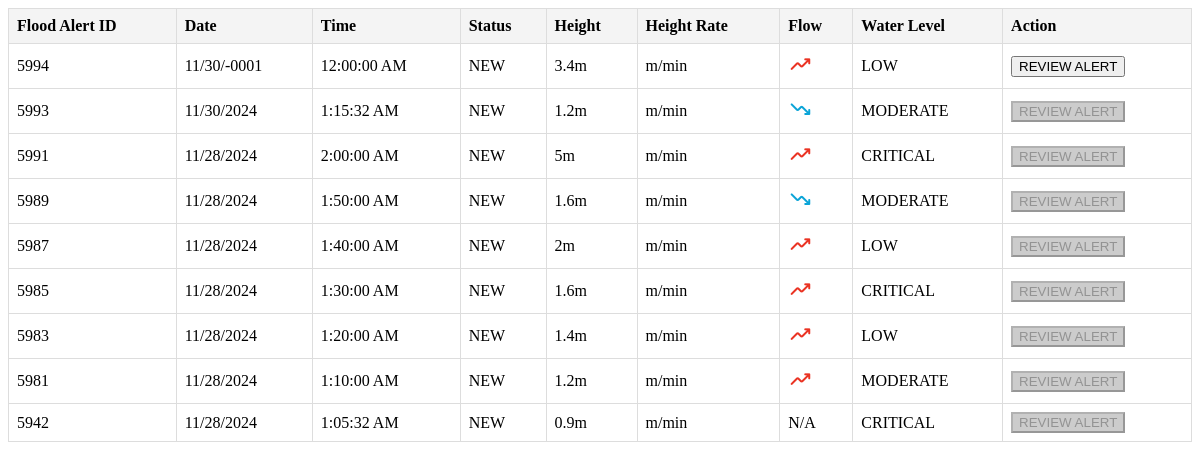
The page /flood_alerts1.php on the database its author committed.
### tables this page shows
CREATE TABLE `sensor_data` (
  `id` int(11) NOT NULL,
  `meters` float DEFAULT NULL,
  `rate` float NOT NULL,
  `timestamp` timestamp NOT NULL DEFAULT current_timestamp(),
  `alert_level` varchar(20) DEFAULT NULL,
  `status` enum('NEW','ENTRY') NOT NULL
);

### flood_alerts1.php (the view, shortened to what this page needs)
<?php
include 'db_conn.php';
$sql = "SELECT * FROM sensor_data WHERE status = 'NEW' ORDER BY id DESC, timestamp DESC;";
$result = $conn->query($sql);
?>
<!DOCTYPE html>
<html lang="en">
<head>
</head>
<body>
<?php
if ($result->num_rows > 0) {
    echo '<table>';
    echo '<thead>
            <tr>
                <th>Flood Alert ID</th>
                <th>Date</th>
                <th>Time</th>
                <th>Status</th>
                <th>Height</th>
                <th>Height Rate</th>
                <th>Flow</th>
                <th>Water Level</th>
                <th>Action</th>
            </tr>
          </thead>';
    echo '<tbody>';
    $rows = $result->fetch_all(MYSQLI_ASSOC);
    for ($i = 0; $i < count($rows); $i++) {
        $id = $rows[$i]['id'];
        $timestamp = $rows[$i]['timestamp'];
        $meters = $rows[$i]['meters'];
        $speed = $rows[$i]['speed'];
        $alert_level = $rows[$i]['alert_level'];
        $status = $rows[$i]['status'];
        $disabled = $i > 0 ? 'disabled' : '';
        $date = date("m/d/Y", strtotime($timestamp));
        $time = date("g:i:s A", strtotime($timestamp));
        $flow = 'N/A';
        if ($i < count($rows) - 1) {
            $nextMeters = $rows[$i + 1]['meters'];
            $flow = ($meters > $nextMeters)
                    ? '<span class="material-symbols-rounded trending-up">trending_up</span>'
                    : (($meters < $nextMeters)
                        ? '<span class="material-symbols-rounded trending-down">trending_down</span>'
                        : 'STABLE');
        }
        $alertMapping = [
            "NORMAL LEVEL" => "NORMAL",
            "LOW LEVEL" => "LOW",
            "MEDIUM LEVEL" => "MODERATE",
            "CRITICAL LEVEL" => "CRITICAL"
        ];
        $mappedAlertLevel = isset($alertMapping[$alert_level]) ? $alertMapping[$alert_level] : $alert_level;
        echo "<tr>
                <td>{$id}</td>
                <td>{$date}</td>
                <td>{$time}</td>
                <td>{$status}</td>
                <td>{$meters}m</td>
                <td>{$speed}m/min</td>
                <td>{$flow}</td>
                <td>{$mappedAlertLevel}</td>
                <td><button {$disabled}>REVIEW ALERT</button></td>
              </tr>";
    }
    echo '</tbody>';
    echo '</table>';
} else {
    echo "No data available.";
}
?>
</body>
</html>

### flood_alerts1.php (style rules this page uses)
table { width: 100%; border-collapse: collapse; }
th, td { padding: 8px; text-align: left; border: 1px solid #ddd; }
th { background-color: #f4f4f4; }
.trending-up { color: #EA3323; }
.trending-down { color: #0BA4D7; }
button:disabled { background-color: #ccc; cursor: not-allowed; }

### rows shown on the page
sensor_data: id "5994", timestamp "11/30/-0001", timestamp "12:00:00 AM", status "NEW", meters "3.4", alert_level "LOW"
sensor_data: id "5993", timestamp "11/30/2024", timestamp "1:15:32 AM", status "NEW", meters "1.2", alert_level "MODERATE"
sensor_data: id "5991", timestamp "11/28/2024", timestamp "2:00:00 AM", status "NEW", meters "5", alert_level "CRITICAL"
sensor_data: id "5989", timestamp "11/28/2024", timestamp "1:50:00 AM", status "NEW", meters "1.6", alert_level "MODERATE"
sensor_data: id "5987", timestamp "11/28/2024", timestamp "1:40:00 AM", status "NEW", meters "2", alert_level "LOW"
sensor_data: id "5985", timestamp "11/28/2024", timestamp "1:30:00 AM", status "NEW", meters "1.6", alert_level "CRITICAL"
sensor_data: id "5983", timestamp "11/28/2024", timestamp "1:20:00 AM", status "NEW", meters "1.4", alert_level "LOW"
sensor_data: id "5981", timestamp "11/28/2024", timestamp "1:10:00 AM", status "NEW", meters "1.2", alert_level "MODERATE"
sensor_data: id "5942", timestamp "11/28/2024", timestamp "1:05:32 AM", status "NEW", meters "0.9", flow "N/A", alert_level "CRITICAL"
